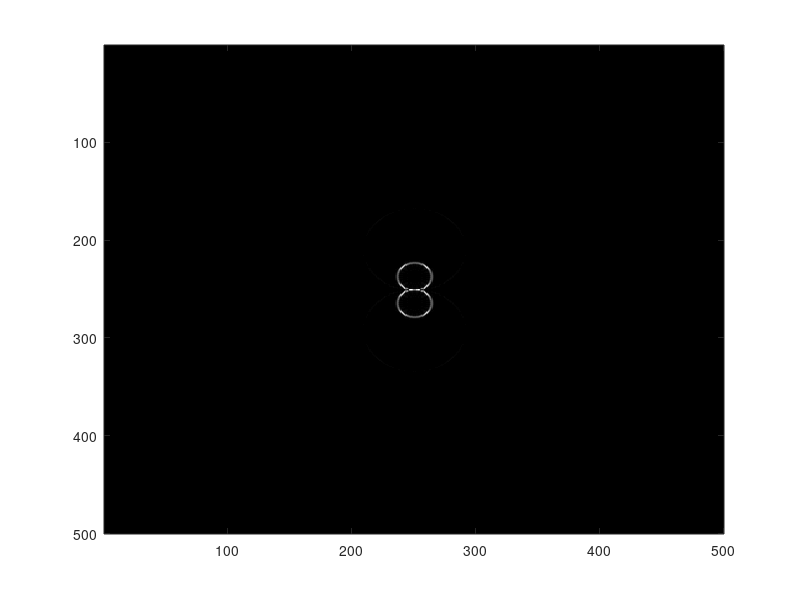

Write MATLAB code to recreate this figure.
%Grating+Axicon
%Define parameters
N=500;%%Define size of the matrix
Angle1=1;%Define angle of axicon
Angle2=1;%Define angle of grating
V=0.5;%%Visibility controller
lambda=0.632*1e-6;%Define wavelength 

%Create sampled space 
    del=1*1e-6;%sampling
    x=-N/2:N/2-1;
    y=-N/2:N/2-1;
    [X,Y]=meshgrid(x*del,y*del); 
    r=sqrt(X.^2+Y.^2);
    A=V*exp(1i*(r/lambda)*tand(Angle1)*2*pi);
    B=V*exp(1i*(Y/lambda)*tand(Angle2)*2*pi);
    D=A+B;%Interference of the object and reference wave

%%Intensity profile
    I=abs(D).*abs(D);
    I1=im2bw(I);
    Grating_axicon=exp(1i*pi*I1);
    Grating_axicon(r>100)=0;
    E=fftshift(fft2(Grating_axicon));
    I2=(abs(E).*abs(E));
    colormap(gray);%%Display result
    imagesc(I2);
